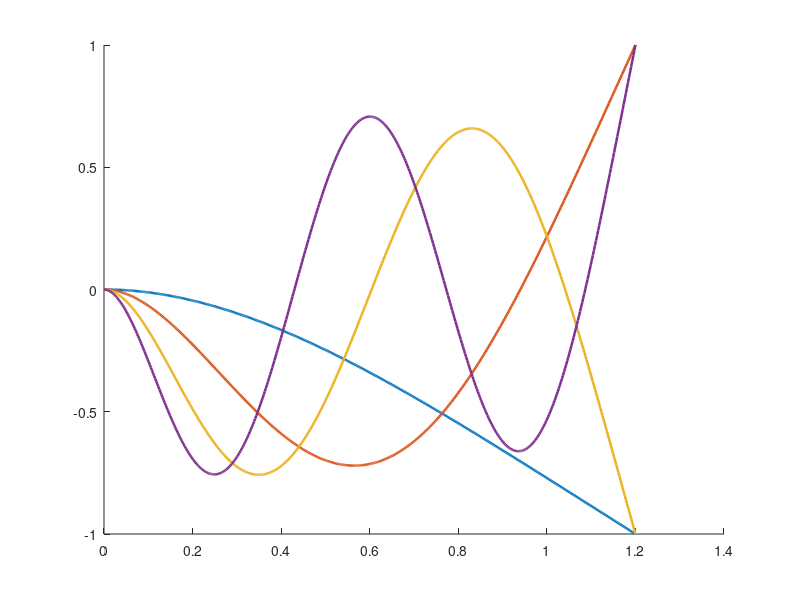

The MATLAB script that drew this image: (Note: this script raises an error after producing the figure.)
clearvars 
close all
clc
%% Known parameters 
L = 1.2 ;    %[m]
b = 0.04 ;   %[m]
h = 0.008 ;  %[m]
rho = 2700 ; %[kg/m^3]
E = 68*1e9 ; %[N/m^2]
%% Finding firsts naturals frequencies of H (roots of function)
m = rho*b*h ;    %[kg/m]
J = (b*h^3)/12 ; %[m^4]
EJ = E*J ;      %[N*m^2]
gamma = @(w) (m*w^2/EJ)^0.25;
H = @(w)[ 1                0                1                0             ;
    0                1                0                1             ;
    -cos(gamma(w)*L) -sin(gamma(w)*L) cosh(gamma(w)*L) sinh(gamma(w)*L) ; 
    sin(gamma(w)*L) -cos(gamma(w)*L) sinh(gamma(w)*L) cosh(gamma(w)*L) ; ] ;
detH = @(w) det(H(w)) ;
w_sample = linspace(0, 1000, 5000);
detH_val = arrayfun(detH, w_sample);
% Balayage pour localiser les changements de signe
index = find(detH_val(1:end-1).*detH_val(2:end) < 0);  
nat_puls = zeros(numel(index),1);
for k = 1:numel(index)
    nat_puls(k) = fzero(detH, [w_sample(index(k)), w_sample(index(k)+1)]);
end
nat_freq = nat_puls/(2*pi) ;
%% Mode shapes - shapes functions
Nmode = 4 ;
x_grid = linspace(0, L,500);
figure; hold on
for i = 1:Nmode
    wi  = nat_puls(i)  ;
    gi  = gamma(wi) ; 
    Hi = H(wi) ; 
    z  = [-Hi(1:3,1:3) \ Hi(1:3,4) ; 1] ;  %normalized with last const.
    modeShape = z(1)*cos(gi*x_grid) + z(2)*sin(gi*x_grid) + z(3)*cosh(gi*x_grid) + z(4)*sinh(gi*x_grid) ;
    normalized_mode =  modeShape / max(abs(modeShape));
    plot(x_grid,normalized_mode,'LineWidth',1.8,'DisplayName',sprintf('Mode %d : f = %.2f Hz',i,nat_freq(i)));
end
% Labels and plot appearance
yline(0, '--', 'HandleVisibility', 'off');   
xlabel('Beam position x [m]');
ylabel('Normalized displacement \Phi_i(x)');
title('First 4 Mode Shapes of the Cantilever Beam');
legend('Location', 'best');
hold off;
%% FRF 

xk = L ;                            %[m] - Position of force applied
xj = [0.2; 0.4; 0.5; 0.8; 1; 1.2] ; %[m] - avoiding mode shapes nodes   
ksi = 0.01*ones(1,Nmode) ;          % damping of 1%
wn = nat_puls ;                     % Vector of 4 natural frequencies
gam= (m*wn.^2/EJ).^0.25 ;           % Vector of 4 gamma values associated to w_i
BC  = -(cos(gam*L) + cosh(gam*L)) ./ (sin(gam*L) + sinh(gam*L));                       % Boundary constant values and
Phi = @(x,i) cos(gam(i).*x) - cosh(gam(i).*x) + BC(i).*(sin(gam(i).*x) - sinh(gam(i).*x));  % analytical solution (element-wise : accepte i vecteur)
mi = zeros(1,Nmode);                % modal mass of mode 4 1st modes              
for i = 1:Nmode 
    mi(i) = trapz(x_grid, m*Phi(x_grid,i).^2);
end 
function G = frf(xj, xk, w_samp , Phi, mi, ksi, wn, Nmode)
G = zeros(numel(xj), numel(w_samp));                                    % M rows of FRF 
for i = 1:Nmode                                                         % by N columns of evaluating points for plot,
    num = Phi(xj, i) .* Phi(xk, i) / mi(i) ; 
    den = -w_samp.^2 + 1i*2*ksi(i)*wn(i)*w_samp + wn(i)^2;
    G = G + (num ./ den);
end
end
G_exp = frf(xj, xk, w_sample, Phi, mi, ksi, wn, Nmode);

figure; grid on    
subplot(2,1,1)            
semilogy(w_sample/(2*pi), abs(G_exp(1,:)), ...
    w_sample/(2*pi), abs(G_exp(3,:)), ...
    w_sample/(2*pi), abs(G_exp(end,:)), 'LineWidth', 1.2) ; 
ylabel('|G_{jk}| [m/N]');
legend('x_j = 0.2 m', 'x_j = 0.4 m', 'x_j = 1.2 m (colocated with xk)', 'Location', 'best');
title('FRF - Loaded at the end : x_k = L');

subplot(2,1,2)            
plot(w_sample/(2*pi), unwrap(angle(G_exp(1,:))), ...
    w_sample/(2*pi), unwrap(angle(G_exp(3,:))), ...
    w_sample/(2*pi), unwrap(angle(G_exp(end,:))), 'LineWidth', 1.2); 
xlabel('Frequency [Hz]'); ylabel('[rad]');


%% Experimental part : identification des 4 premiers modes (n = 1)

% Data preparation
% G_exp est nFRF x M frequences -> prendre .' pour avoir M pulsations x nFRF FRF (frf colonne par colonne)
nFRF = size(G_exp, 1);                 % Nombre de FRF

%% Structure du vecteur des inconnues (identique pour chaque mode)
ind = zeros(5, nFRF);              % indices de chaque bloc dans sol
for ii = 1:5
    ind(ii,:) = 2 + ii + (nFRF-1)*(ii-1) + (0:(nFRF-1));
end
nX = 2 + 5*nFRF;

options = optimoptions('lsqnonlin', 'Algorithm', 'levenberg-marquardt');

sol_list     = zeros(nX, Nmode);     % colonne k = parametres identifies du mode k
idx_fit_cell = cell(1, Nmode);       % indices de la bande de fitting du mode k
w_fit_cell   = cell(1, Nmode);       % pulsations de la bande du mode k
G_fit_cell   = cell(1, Nmode);       % FRF identifiee sur la bande (S_k x nFRF)
err_rel      = zeros(1, Nmode);      % erreur relative FRF dans la bande

for k = 1:Nmode
    % Bande de fitting autour du mode k (+/- 20 %, sans toucher w = 0 a cause de R_L/w^2)
    w_target = nat_puls(k);
    w_min = max(0.8*w_target, w_sample(2));
    w_max = min(1.2*w_target, w_sample(end));
    idx_fit = find(w_sample >= w_min & w_sample <= w_max);
    w_fit   = w_sample(idx_fit);            % vecteur colonne
    FRF_exp = G_exp(:, idx_fit).';          % sous-matrice PSEUDO EXP (S x nFRF)
    idx_fit_cell{k} = idx_fit;
    w_fit_cell{k}   = w_fit;

    % Numerical FRF + fonction d'erreur (chainage du cours)
    FRF_num = @(x) compute_FRF_num(x, w_fit, nFRF, ind);
    fun1   = @(x) FRF_num(x);
    fun2   = @(x) fun1(x) - FRF_exp ;
    err_re = @(x) real(fun2(x));
    err_im = @(x) imag(fun2(x));
    err    = @(x) [err_re(x); err_im(x)];

    % Initial guess : w_i et xi_i au pic, A_r au pic de chaque FRF, residus nuls
    w0  = w_target;
    xi0 = 0.01 ;
    A0  = max(abs(FRF_exp)) * (2*xi0*w0^2);   % 1 x nFRF
    X0  = [xi0, w0, A0, zeros(1, 4*nFRF)];    % 2 + 5*nFRF elements

    % minimization : les nFRF FRF sont ajustees simultanement
    sol = lsqnonlin(@(x) err(x), X0, [], [], options) ;
    sol_list(:,k) = sol;
    G_fit_cell{k} = FRF_num(sol);             % fit uniquement sur la bande w_fit
    err_rel(k)    = norm(fun2(sol),'fro') / norm(FRF_exp,'fro');
end

% Parametres identifies
xi_id  = sol_list(1,:);                        % 1 x Nmode
w_id   = sol_list(2,:);
f_id   = w_id/(2*pi);                          % Hz
A_id   = sol_list(ind(1,:), :);                % nFRF x Nmode : colonne k = deformee du mode k
% A_j ~ Phi(xj)*Phi(L)/m_i : le signe de Phi(L) alterne d'un mode a l'autre
s_tip  = sign(Phi(L, 1:Nmode));                % 1 x Nmode
Phi_id = A_id .* s_tip ./ max(abs(A_id), [], 1);   % deformees normalisees, signe aligne

%% Item 4 : qualite de l'identification - FRF exp sur tout le domaine, les 4 fits sur leur bande
ph_exp = unwrap(angle(G_exp), [], 2);          % phase deroulee sur tout le domaine (nFRF x M)
cmap   = lines(Nmode);

figure('Name', 'Identification - FRF experimentale vs identifiee'); grid on
subplot(2,1,1); hold on
for r = 1:nFRF
    if r == 1
        semilogy(w_sample/(2*pi), abs(G_exp(r,:)), 'b-', 'LineWidth', 0.8, 'DisplayName', 'G_{jk}^{EXP} (domaine complet)');
    else
        semilogy(w_sample/(2*pi), abs(G_exp(r,:)), 'b-', 'LineWidth', 0.8, 'HandleVisibility', 'off');
    end
end
for k = 1:Nmode
    for r = 1:nFRF
        if r == 1
            semilogy(w_fit_cell{k}/(2*pi), abs(G_fit_cell{k}(:,r)), 'Color', cmap(k,:), 'LineWidth', 1.6, ...
                'DisplayName', sprintf('Fit mode %d : %.2f Hz', k, f_id(k)));
        else
            semilogy(w_fit_cell{k}/(2*pi), abs(G_fit_cell{k}(:,r)), 'Color', cmap(k,:), 'LineWidth', 1.6, 'HandleVisibility', 'off');
        end
    end
end
ylabel('|G_{jk}| [m/N]');
title('FRF (x_k = L) : experimentales sur tout le domaine, fits sur leur bande');
legend('Location', 'best'); grid on

subplot(2,1,2); hold on
for r = 1:nFRF
    if r == 1
        plot(w_sample/(2*pi), ph_exp(r,:), 'b-', 'LineWidth', 0.8, 'DisplayName', 'G_{jk}^{EXP} (domaine complet)');
    else
        plot(w_sample/(2*pi), ph_exp(r,:), 'b-', 'LineWidth', 0.8, 'HandleVisibility', 'off');
    end
end
for k = 1:Nmode
    for r = 1:nFRF
        ph_fit = unwrap(angle(G_fit_cell{k}(:,r)));
        ph_fit = ph_fit + (ph_exp(r, idx_fit_cell{k}(1)) - ph_fit(1));   % recalage de la phase
        if r == 1
            plot(w_fit_cell{k}/(2*pi), ph_fit, 'Color', cmap(k,:), 'LineWidth', 1.6, ...
                'DisplayName', sprintf('Fit mode %d : %.2f Hz', k, f_id(k)));
        else
            plot(w_fit_cell{k}/(2*pi), ph_fit, 'Color', cmap(k,:), 'LineWidth', 1.6, 'HandleVisibility', 'off');
        end
    end
end
xlabel('Frequency [Hz]'); ylabel('Phase [rad]'); legend('Location', 'best'); grid on

%% Item 5 : comparaison des deformees - 4 figures (theorique vs identifiee)
for k = 1:Nmode
    phi_th = Phi(x_grid, k) / max(abs(Phi(x_grid, k)));
    figure('Name', sprintf('Mode shape - mode %d', k));
    plot(x_grid, phi_th, 'b-', 'LineWidth', 1.8, 'DisplayName', 'Modele (theorique)');
    hold on
    plot(xj, Phi_id(:,k), 'ro', 'MarkerSize', 8, 'LineWidth', 1.8, 'DisplayName', 'Identifie');
    xlabel('Beam length [m]'); ylabel(sprintf('Mode shape \\Phi_%d(x)', k));
    title(sprintf('Mode %d : f_{id} = %.2f Hz, \\xi_{id} = %.3f %%', k, f_id(k), 100*xi_id(k)));
    legend; grid on
end

%% Item 5 : tableau comparatif simule vs identifie
fprintf('\nTableau comparatif : parametres simules vs identifies\n');
fprintf('Mode |  f_sim [Hz]  |   f_id [Hz]  |  err f [%%] | xi_sim |   xi_id   | err xi [%%] |  err Phi\n');
fprintf('-----+--------------+--------------+------------+--------+-----------+------------+----------\n');
for k = 1:Nmode
    phi_th_xj = Phi(xj, k) / max(abs(Phi(xj, k)));
    err_phi   = norm(Phi_id(:,k) - phi_th_xj) / norm(phi_th_xj);
    fprintf('%4d | %12.4f | %12.4f | %9.4f | %6.4f | %9.5f | %9.4f | %.2e\n', ...
        k, nat_freq(k), f_id(k), 100*abs(f_id(k)-nat_freq(k))/nat_freq(k), ...
        ksi(k), xi_id(k), 100*abs(xi_id(k)-ksi(k))/ksi(k), err_phi);
end
fprintf('Erreur relative FRF dans chaque bande : '); fprintf('%.2e ', err_rel); fprintf('\n');

%  Fonction : modele FRF a un mode + residus complexes


function G_num = compute_FRF_num(x, w_s, nFRF, ind)
xi_i = x(1);
w_i  = x(2);
A    = x(ind(1,:));                          
RL   = x(ind(2,:)) + 1i * x(ind(3,:));        
RH   = x(ind(4,:)) + 1i * x(ind(5,:));       

S = numel(w_s);
G_num = zeros(S, nFRF);
den = -w_s.^2 + 1i*2*xi_i*w_i*w_s + w_i^2;     % denominateur commun (S x 1)

for r = 1:nFRF
    G_num(:,r) = A(r)./den + RL(r)./w_s.^2 + RH(r);
end
end
